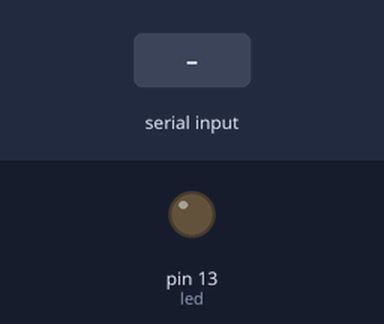
A sketch run on a simulated Arduino Uno, built with avr-gcc and run on an emulated ATmega328P. Parts: output pins drawn as LEDs (lit = HIGH). The inputs (shaded band) are chosen by the test bench.

Above: at 1.2 s.
1.3 s: "n" received over Serial
At 2.1 s:
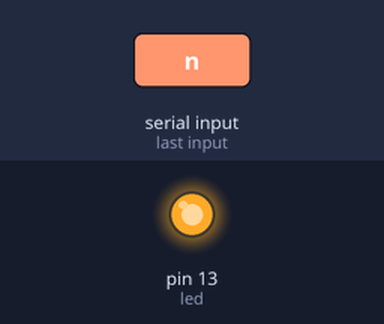
3.0 s: "f" received over Serial
At 4.5 s:
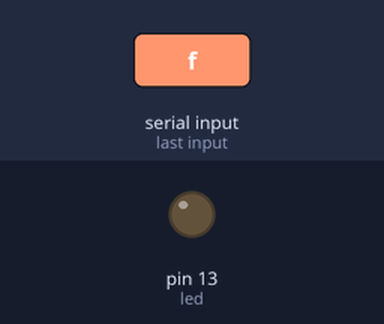
4.8 s: "s" received over Serial
At 6.0 s:
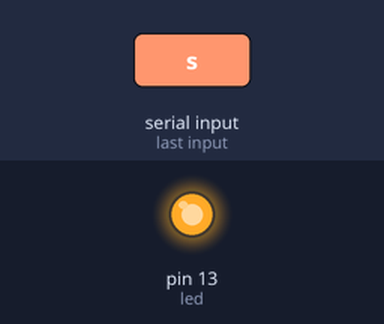
Timing chart, 0 to 7.8 s (numbered marks = the images above; inputs shaded):
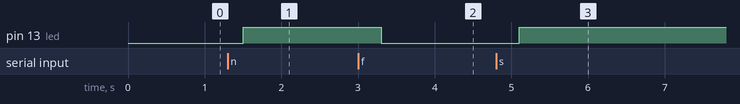

The sketch:

code.ino
```cpp
int led = 13;
bool enabled = false;

void setup() {
  Serial.begin(9600);
  pinMode(led, OUTPUT);
}

void loop()
{
  char incomingChar;

  if (Serial.available() > 0)
  {
    incomingChar = Serial.read();

    switch (incomingChar)
    {
      case 'n':
        ON();
        break;
      case 'f':
        OFF();
        break;
      case 's':
        SWITCH();
        break;
    }
  }
  delay(300);
}

void ON()
{
	digitalWrite(led, HIGH);
	enabled = true;
}
void OFF()
{
	digitalWrite(led, LOW);
	enabled = false;
}

void SWITCH()
{
	if(enabled)
	{
		OFF();
	}
	else
	{
		ON();
	}
}
```

Measured:
- after the input at 1.3 s, pin 13 (led): LOW → HIGH after 0.20 s
- after the input at 3.0 s, pin 13 (led): HIGH → LOW after 0.30 s
- after the input at 4.8 s, pin 13 (led): LOW → HIGH after 0.30 s
